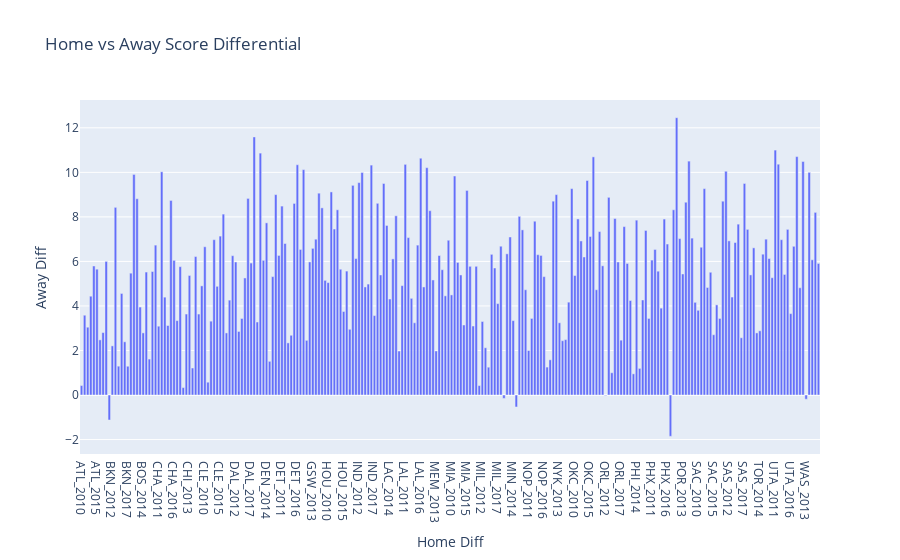

Notebook code cell kept with this figure:
### Markdown cell above
#### Which teams have the biggest advantage at home vs away?

### Code cell
data = [go.Bar(
    x = df_scores['team_season'],
    y = df_scores['diff differential']
)]

layout = go.Layout(
    title = 'Home vs Away Score Differential', # Graph title
    xaxis = dict(title = 'Home Diff'), # x-axis label
    yaxis = dict(title = 'Away Diff'), # y-axis label
    hovermode ='closest' # handles multiple points landing on the same vertical
)

fig = go.Figure(data=data, layout=layout)
fig.show()

### Figure 1 — Plotly figure (JSON) as saved in the notebook; plotly's stock layout.template omitted (floating-point values rounded to 4 significant figures; data arrays with more than 128 entries replaced by an {"elided": "..."} marker saying what was removed)
{"data": [{"type": "bar", "x": {"elided": "240 str values"}, "y": {"elided": "240 float values"}}], "layout": {"autosize": true, "hovermode": "closest", "title": {"text": "Home vs Away Score Differential"}, "xaxis": {"autorange": true, "range": [-0.5, 239.5], "title": {"text": "Home Diff"}, "type": "category"}, "yaxis": {"autorange": true, "range": [-2.649, 13.25], "title": {"text": "Away Diff"}, "type": "linear"}}}
